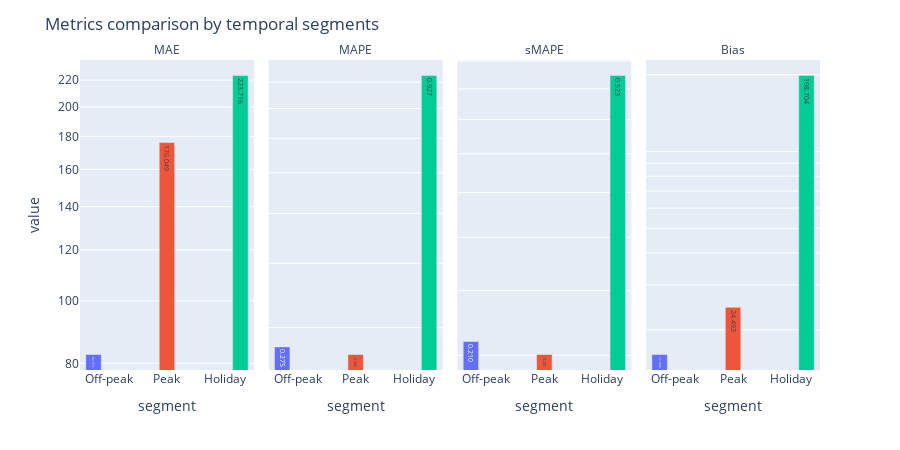

The notebook cell saved with this chart:
### Markdown cell above
### Plot metrics

### Code cell
import plotly.express as px

df_plot = pd.DataFrame([
    {"segment": "Off-peak", "MAE": mae_offpeak, "MAPE": mape_offpeak, "sMAPE": smape_offpeak, "Bias": bias_offpeak},
    {"segment": "Peak",     "MAE": mae_peak,    "MAPE": mape_peak,    "sMAPE": smape_peak,    "Bias": bias_peak},
    {"segment": "Holiday",  "MAE": mae_holiday, "MAPE": mape_holiday, "sMAPE": smape_holiday, "Bias": bias_holiday},
])

df_long = df_plot.melt(
    id_vars="segment",
    value_vars=["MAE", "MAPE", "sMAPE", "Bias"],
    var_name="metric",
    value_name="value"
)

fig = px.bar(
    df_long,
    x="segment",
    y="value",
    color="segment",
    facet_col="metric",
    barmode="group",
    text_auto=".3f",
    category_orders={"segment": ["Off-peak", "Peak", "Holiday"]}
)

fig.update_layout(
    title="Metrics comparison by temporal segments",
    showlegend=False,
    height=450
)
fig.for_each_annotation(lambda a: a.update(text=a.text.split("=")[-1]))
fig.update_yaxes(type="log", matches=None)
fig.show()

### Figure 1 — Plotly figure (JSON) as saved in the notebook; plotly's stock layout.template omitted (floating-point values rounded to 4 significant figures)
{"data": [{"alignmentgroup": "True", "hovertemplate": "segment=%{x}<br>metric=MAE<br>value=%{y}<extra></extra>", "legendgroup": "Off-peak", "marker": {"color": "#636efa", "pattern": {"shape": ""}}, "name": "Off-peak", "offsetgroup": "Off-peak", "orientation": "v", "showlegend": true, "textposition": "auto", "texttemplate": "%{y:.3f}", "type": "bar", "x": ["Off-peak"], "xaxis": "x", "y": [82.57], "yaxis": "y"}, {"alignmentgroup": "True", "hovertemplate": "segment=%{x}<br>metric=MAPE<br>value=%{y}<extra></extra>", "legendgroup": "Off-peak", "marker": {"color": "#636efa", "pattern": {"shape": ""}}, "name": "Off-peak", "offsetgroup": "Off-peak", "orientation": "v", "showlegend": false, "textposition": "auto", "texttemplate": "%{y:.3f}", "type": "bar", "x": ["Off-peak"], "xaxis": "x2", "y": [0.2752], "yaxis": "y2"}, {"alignmentgroup": "True", "hovertemplate": "segment=%{x}<br>metric=sMAPE<br>value=%{y}<extra></extra>", "legendgroup": "Off-peak", "marker": {"color": "#636efa", "pattern": {"shape": ""}}, "name": "Off-peak", "offsetgroup": "Off-peak", "orientation": "v", "showlegend": false, "textposition": "auto", "texttemplate": "%{y:.3f}", "type": "bar", "x": ["Off-peak"], "xaxis": "x3", "y": [0.2097], "yaxis": "y3"}, {"alignmentgroup": "True", "hovertemplate": "segment=%{x}<br>metric=Bias<br>value=%{y}<extra></extra>", "legendgroup": "Off-peak", "marker": {"color": "#636efa", "pattern": {"shape": ""}}, "name": "Off-peak", "offsetgroup": "Off-peak", "orientation": "v", "showlegend": false, "textposition": "auto", "texttemplate": "%{y:.3f}", "type": "bar", "x": ["Off-peak"], "xaxis": "x4", "y": [16.0], "yaxis": "y4"}, {"alignmentgroup": "True", "hovertemplate": "segment=%{x}<br>metric=MAE<br>value=%{y}<extra></extra>", "legendgroup": "Peak", "marker": {"color": "#EF553B", "pattern": {"shape": ""}}, "name": "Peak", "offsetgroup": "Peak", "orientation": "v", "showlegend": true, "textposition": "auto", "texttemplate": "%{y:.3f}", "type": "bar", "x": ["Peak"], "xaxis": "x", "y": [176.0], "yaxis": "y"}, {"alignmentgroup": "True", "hovertemplate": "segment=%{x}<br>metric=MAPE<br>value=%{y}<extra></extra>", "legendgroup": "Peak", "marker": {"color": "#EF553B", "pattern": {"shape": ""}}, "name": "Peak", "offsetgroup": "Peak", "orientation": "v", "showlegend": false, "textposition": "auto", "texttemplate": "%{y:.3f}", "type": "bar", "x": ["Peak"], "xaxis": "x2", "y": [0.266], "yaxis": "y2"}, {"alignmentgroup": "True", "hovertemplate": "segment=%{x}<br>metric=sMAPE<br>value=%{y}<extra></extra>", "legendgroup": "Peak", "marker": {"color": "#EF553B", "pattern": {"shape": ""}}, "name": "Peak", "offsetgroup": "Peak", "orientation": "v", "showlegend": false, "textposition": "auto", "texttemplate": "%{y:.3f}", "type": "bar", "x": ["Peak"], "xaxis": "x3", "y": [0.2006], "yaxis": "y3"}, {"alignmentgroup": "True", "hovertemplate": "segment=%{x}<br>metric=Bias<br>value=%{y}<extra></extra>", "legendgroup": "Peak", "marker": {"color": "#EF553B", "pattern": {"shape": ""}}, "name": "Peak", "offsetgroup": "Peak", "orientation": "v", "showlegend": false, "textposition": "auto", "texttemplate": "%{y:.3f}", "type": "bar", "x": ["Peak"], "xaxis": "x4", "y": [24.49], "yaxis": "y4"}, {"alignmentgroup": "True", "hovertemplate": "segment=%{x}<br>metric=MAE<br>value=%{y}<extra></extra>", "legendgroup": "Holiday", "marker": {"color": "#00cc96", "pattern": {"shape": ""}}, "name": "Holiday", "offsetgroup": "Holiday", "orientation": "v", "showlegend": true, "textposition": "auto", "texttemplate": "%{y:.3f}", "type": "bar", "x": ["Holiday"], "xaxis": "x", "y": [223.7], "yaxis": "y"}, {"alignmentgroup": "True", "hovertemplate": "segment=%{x}<br>metric=MAPE<br>value=%{y}<extra></extra>", "legendgroup": "Holiday", "marker": {"color": "#00cc96", "pattern": {"shape": ""}}, "name": "Holiday", "offsetgroup": "Holiday", "orientation": "v", "showlegend": false, "textposition": "auto", "texttemplate": "%{y:.3f}", "type": "bar", "x": ["Holiday"], "xaxis": "x2", "y": [0.9273], "yaxis": "y2"}, {"alignmentgroup": "True", "hovertemplate": "segment=%{x}<br>metric=sMAPE<br>value=%{y}<extra></extra>", "legendgroup": "Holiday", "marker": {"color": "#00cc96", "pattern": {"shape": ""}}, "name": "Holiday", "offsetgroup": "Holiday", "orientation": "v", "showlegend": false, "textposition": "auto", "texttemplate": "%{y:.3f}", "type": "bar", "x": ["Holiday"], "xaxis": "x3", "y": [0.5235], "yaxis": "y3"}, {"alignmentgroup": "True", "hovertemplate": "segment=%{x}<br>metric=Bias<br>value=%{y}<extra></extra>", "legendgroup": "Holiday", "marker": {"color": "#00cc96", "pattern": {"shape": ""}}, "name": "Holiday", "offsetgroup": "Holiday", "orientation": "v", "showlegend": false, "textposition": "auto", "texttemplate": "%{y:.3f}", "type": "bar", "x": ["Holiday"], "xaxis": "x4", "y": [198.7], "yaxis": "y4"}], "layout": {"annotations": [{"font": {}, "showarrow": false, "text": "MAE", "x": 0.1175, "xanchor": "center", "xref": "paper", "y": 1, "yanchor": "bottom", "yref": "paper"}, {"font": {}, "showarrow": false, "text": "MAPE", "x": 0.3725, "xanchor": "center", "xref": "paper", "y": 1, "yanchor": "bottom", "yref": "paper"}, {"font": {}, "showarrow": false, "text": "sMAPE", "x": 0.6275, "xanchor": "center", "xref": "paper", "y": 1, "yanchor": "bottom", "yref": "paper"}, {"font": {}, "showarrow": false, "text": "Bias", "x": 0.8825, "xanchor": "center", "xref": "paper", "y": 1, "yanchor": "bottom", "yref": "paper"}], "barmode": "group", "height": 450, "legend": {"title": {"text": "segment"}, "tracegroupgap": 0}, "margin": {"t": 60}, "showlegend": false, "title": {"text": "Metrics comparison by temporal segments"}, "xaxis": {"anchor": "y", "categoryarray": ["Off-peak", "Peak", "Holiday"], "categoryorder": "array", "domain": [0, 0.235], "title": {"text": "segment"}}, "xaxis2": {"anchor": "y2", "categoryarray": ["Off-peak", "Peak", "Holiday"], "categoryorder": "array", "domain": [0.255, 0.49], "matches": "x", "title": {"text": "segment"}}, "xaxis3": {"anchor": "y3", "categoryarray": ["Off-peak", "Peak", "Holiday"], "categoryorder": "array", "domain": [0.51, 0.745], "matches": "x", "title": {"text": "segment"}}, "xaxis4": {"anchor": "y4", "categoryarray": ["Off-peak", "Peak", "Holiday"], "categoryorder": "array", "domain": [0.765, 1.0], "matches": "x", "title": {"text": "segment"}}, "yaxis": {"anchor": "x", "domain": [0, 1], "title": {"text": "value"}, "type": "log"}, "yaxis2": {"anchor": "x2", "domain": [0, 1], "showticklabels": false, "type": "log"}, "yaxis3": {"anchor": "x3", "domain": [0, 1], "showticklabels": false, "type": "log"}, "yaxis4": {"anchor": "x4", "domain": [0, 1], "showticklabels": false, "type": "log"}}}
